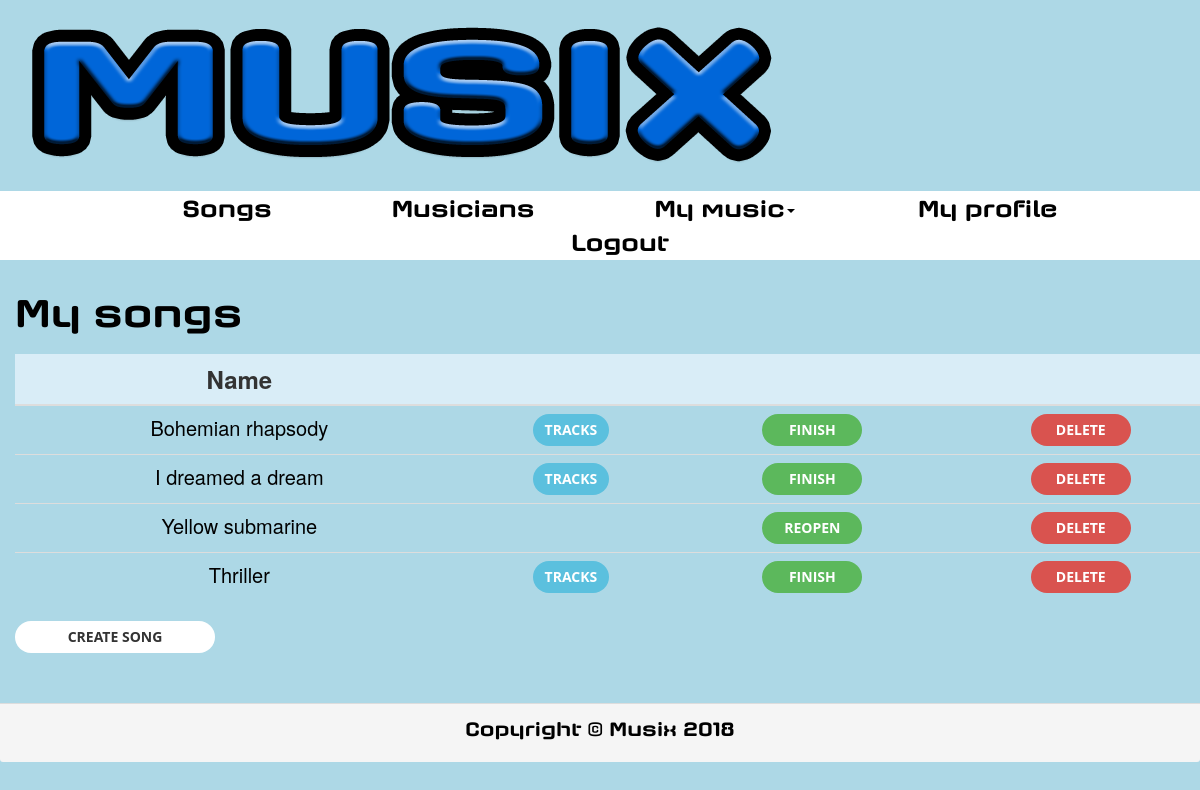
/mySongs (signed in), run on the app's committed database.
### main/models.py (models this page shows, shortened)
class Song(models.Model):
    name = models.CharField(max_length=20, blank=False)
    author = models.CharField(max_length=30, blank=False)
    tune = models.CharField(max_length=10, blank=False, choices=TUNES)
    accidental = models.CharField(max_length=10, blank=True,
                                  choices=ACCIDENTALS)
    tonality = models.CharField(max_length=10, blank=False, choices=TONALITIES)
    bpm = models.IntegerField(null=False, validators=[MinValueValidator(0),
                                                      MaxValueValidator(500)])
    description = models.TextField(max_length=500, blank=False)
    additionalInstruments = models.BooleanField(null=False)
    score = models.FileField(blank=True, upload_to='scores', null=True)
    finished = models.BooleanField(default=False, null=False)
    finishedSong = models.FileField(blank=True, upload_to='songs', null=True)
    creator = models.ForeignKey(Musician, on_delete=models.DO_NOTHING,
                                null=True)
    requiredInstruments = models.ManyToManyField(Instrument, blank=True)

### main/views/song.py (the view)
# urls.py: url(r'^mySongs', views.my_songs, name='mySongs'),
@login_required(login_url='/login.html')
def my_songs(request):
    try:
        musician = request.user.musician
    except ObjectDoesNotExist:
        raise PermissionDenied
    if not musician.premium:
        raise PermissionDenied
    user = request.user
    musician = Musician.objects.get(user=user)
    all_songs = service.my_songs(musician)
    page_mysongs = request.GET.get("page", 1)
    paginator_mysongs = Paginator(all_songs, 5)
    try:
        p_songs = paginator_mysongs.page(page_mysongs)
    except (PageNotAnInteger, EmptyPage):
        p_songs = paginator_mysongs.page(1)
    return render(request, 'mySongs.html', {'songs': p_songs})

### main/services/song.py (called while the page is built)
def my_songs(musician):
    mysongs = Song.objects.filter(creator=musician)
    return mysongs

### templates/mySongs.html (shortened to what this page needs)
{% include 'base.html' %}
{% load static %}
<link type="text/css" rel="stylesheet" href="{% static "css/mySongs.css" %}"/>
<div>
    {% include "header.html" %}
</div>
<div>
    {% include "menu.html" %}
</div>
{% if songs %}
    <div>
        <h1 id="titleMySongs">My songs</h1>
    </div>
    <div id="tableSongsDiv">
        <table class="table table-responsive table-hover" id="tableSongs">
            <thead>
                <tr class="info">
                    <th onclick="sortTable(0, 'tableSongsDiv')">Name</th>
                    <th></th>
                    <th></th>
                    <th></th>
                </tr>
            </thead>
            <tbody>
                {% for s in songs %}
                    <tr>
                        <td>
                            <a href="/song/{{ s.id }}" id="infoButton">{{ s.name }}</a>
                        </td>
                        <td>
                            {% if not s.finished %}
                                <a href="/tracks/{{ s.id }}" role="button" class="btn btn-info" id="tracksButton">Tracks</a>
                            {% endif %}
                        </td>
                        <td>
                            {% if not s.finished %}
                                <a href="/finishSong/{{ s.id }}" role="button" class="btn btn-success" id="finishButton"
                                   onclick="return confirm('Are you sure?')">Finish</a>
                            {% else %}
                                <a href="/reopenSong/{{ s.id }}" role="button" class="btn btn-success" id="reopenButton"
                                   onclick="return confirm('Are you sure?')">Reopen</a>
                            {% endif %}
                        </td>
                        <td>
                            <a href="/deleteSong/{{ s.id }}" role="button" class="btn btn-danger" id="deleteButton"
                                   onclick="return confirm('Are you sure?')">Delete</a>
                        </td>
                    </tr>
                {% endfor %}
            </tbody>
        </table>
    </div>
    <div>
        <button class="btn btn-default" onclick="location.href='/createSong'" id="buttonCreateSong">Create song</button>
    </div>
{% else %}
    <div id="notSongsDiv">
        <h1 id="h1NotSongs">You haven't songs yet</h1>
        <button class="btn btn-default" onclick="location.href='/createSong'" id="buttonCreateSong2">Create song</button>
    </div>
{% endif %}
<div>
    {% include "footer.html" %}
</div>

### main/static/css/creative.css (style rules this page uses)
body, html { width: 100%; height: 100%; }
body { font-family: 'Merriweather', 'Helvetica Neue', Arial, sans-serif; }
a { color: #F05F40; -webkit-transition: all 0.2s; -moz-transition: all 0.2s; transition: all 0.2s; }
h1, h2, h3, h4, h5, h6 { font-family: 'Open Sans', 'Helvetica Neue', Arial, sans-serif; }
.btn { font-weight: 700; text-transform: uppercase; border: none; border-radius: 300px; font-family: 'Open Sans', 'Helvetica Neue', Arial, sans-serif; }

### main/static/css/base.css (style rules this page uses)
body { background-color: lightblue; }

### main/static/css/mySongs.css (style rules this page uses)
#titleMySongs { font-family: "Axaxax Rg"; font-size: 40px; color: black; margin-left: 15px; margin-bottom: 20px; }
#tableSongs { width: 1320px; margin-left: 15px; }
th { font-size: 24px; }
td { font-size: 20px; }
td, th, tr { text-align: center; }
tbody { padding-right: 50%; }
#infoButton, #finishButton, #reopenButton, #deleteButton { width: 100px; }
#infoButton:link, #infoButton:visited { color: black; text-decoration: none; }
#buttonCreateSong { width: 200px; margin-left: 15px; }
#tracksButton:link, #tracksButton:visited, #finishButton:link, #finishButton:visited, #reopenButton:link, #reopenButton:visited, #deleteButton:link, #deleteButton:visited { color: white; text-decoration: none; }

### main/static/css/header.css (style rules this page uses)
a:link, a:visited { color: black; text-decoration: none; }

### main/static/css/menu.css (style rules this page uses)
a:link, a:visited { color: black; text-decoration: none; }
td, th, tr { text-align: center; }

### data on the page
Song: name "Bohemian rhapsody"
Song: name "I dreamed a dream"
Song: name "Yellow submarine"
Song: name "Thriller"
